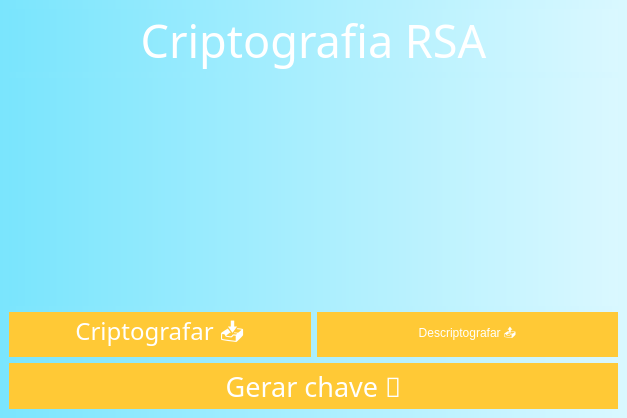
<?xml version="1.0" encoding="UTF-8"?>
<ui version="4.0">
 <class>MainWindow</class>
 <widget class="QMainWindow" name="MainWindow">
  <property name="geometry">
   <rect>
    <x>0</x>
    <y>0</y>
    <width>627</width>
    <height>418</height>
   </rect>
  </property>
  <property name="windowTitle">
   <string>Criptografia RSA</string>
  </property>
  <property name="windowIcon">
   <iconset resource="images.qrc">
    <normaloff>:/images/key-security.png</normaloff>:/images/key-security.png</iconset>
  </property>
  <property name="styleSheet">
   <string notr="true">font: 14pt &quot;Gill Sans MT&quot;;
background-color: qlineargradient(spread:pad, x1:0, y1:0, x2:1, y2:0, stop:0 rgba(122,229,253,255), stop:1 rgba(218,248,255,255));</string>
  </property>
  <property name="iconSize">
   <size>
    <width>256</width>
    <height>256</height>
   </size>
  </property>
  <widget class="QWidget" name="centralwidget">
   <layout class="QGridLayout" name="gridLayout">
    <item row="2" column="0">
     <widget class="QPushButton" name="pushButton">
      <property name="enabled">
       <bool>true</bool>
      </property>
      <property name="sizePolicy">
       <sizepolicy hsizetype="Minimum" vsizetype="Minimum">
        <horstretch>0</horstretch>
        <verstretch>1</verstretch>
       </sizepolicy>
      </property>
      <property name="sizeIncrement">
       <size>
        <width>0</width>
        <height>0</height>
       </size>
      </property>
      <property name="font">
       <font>
        <family>Gill Sans MT</family>
        <pointsize>18</pointsize>
        <weight>9</weight>
        <italic>false</italic>
        <bold>false</bold>
       </font>
      </property>
      <property name="autoFillBackground">
       <bool>false</bool>
      </property>
      <property name="styleSheet">
       <string notr="true">background-color: rgb(255,201,54);
color: rgb(255,255,255);
font: 75 18pt &quot;Gill Sans MT&quot;;
border: none;</string>
      </property>
      <property name="text">
       <string>Criptografar 📥</string>
      </property>
      <property name="checkable">
       <bool>false</bool>
      </property>
      <property name="flat">
       <bool>false</bool>
      </property>
     </widget>
    </item>
    <item row="2" column="1">
     <widget class="QPushButton" name="pushButton_2">
      <property name="sizePolicy">
       <sizepolicy hsizetype="Minimum" vsizetype="Minimum">
        <horstretch>0</horstretch>
        <verstretch>1</verstretch>
       </sizepolicy>
      </property>
      <property name="styleSheet">
       <string notr="true">background-color: rgb(255,201,54);
color: rgb(255, 255, 255);
font: 75 18pt &quot;Gill Sans MT&quot;;
border: none;</string>
      </property>
      <property name="text">
       <string>Descriptografar 📤</string>
      </property>
     </widget>
    </item>
    <item row="1" column="0" colspan="2">
     <widget class="QWidget" name="widget" native="true">
      <property name="sizePolicy">
       <sizepolicy hsizetype="Preferred" vsizetype="Minimum">
        <horstretch>0</horstretch>
        <verstretch>5</verstretch>
       </sizepolicy>
      </property>
      <property name="styleSheet">
       <string notr="true">image: url(:/images/authentication.png);</string>
      </property>
     </widget>
    </item>
    <item row="3" column="0" colspan="2">
     <widget class="QPushButton" name="pushButton_3">
      <property name="sizePolicy">
       <sizepolicy hsizetype="Minimum" vsizetype="Minimum">
        <horstretch>0</horstretch>
        <verstretch>1</verstretch>
       </sizepolicy>
      </property>
      <property name="font">
       <font>
        <family>Gill Sans MT</family>
        <pointsize>20</pointsize>
        <weight>9</weight>
        <italic>false</italic>
        <bold>false</bold>
       </font>
      </property>
      <property name="styleSheet">
       <string notr="true">background-color: rgb(255,201,54);
color: rgb(255, 255, 255);
font: 75 20pt &quot;Gill Sans MT&quot;;
border: none;</string>
      </property>
      <property name="text">
       <string>Gerar chave 🔑</string>
      </property>
     </widget>
    </item>
    <item row="0" column="0" colspan="2">
     <widget class="QLabel" name="label">
      <property name="font">
       <font>
        <family>Century Gothic</family>
        <pointsize>34</pointsize>
        <weight>9</weight>
        <italic>false</italic>
        <bold>false</bold>
       </font>
      </property>
      <property name="styleSheet">
       <string notr="true">color: rgb(255, 255, 255);
font: 75 34pt &quot;Century Gothic&quot;;</string>
      </property>
      <property name="text">
       <string>Criptografia RSA</string>
      </property>
      <property name="alignment">
       <set>Qt::AlignCenter</set>
      </property>
     </widget>
    </item>
   </layout>
  </widget>
 </widget>
 <resources>
  <include location="images.qrc"/>
 </resources>
 <connections/>
</ui>
